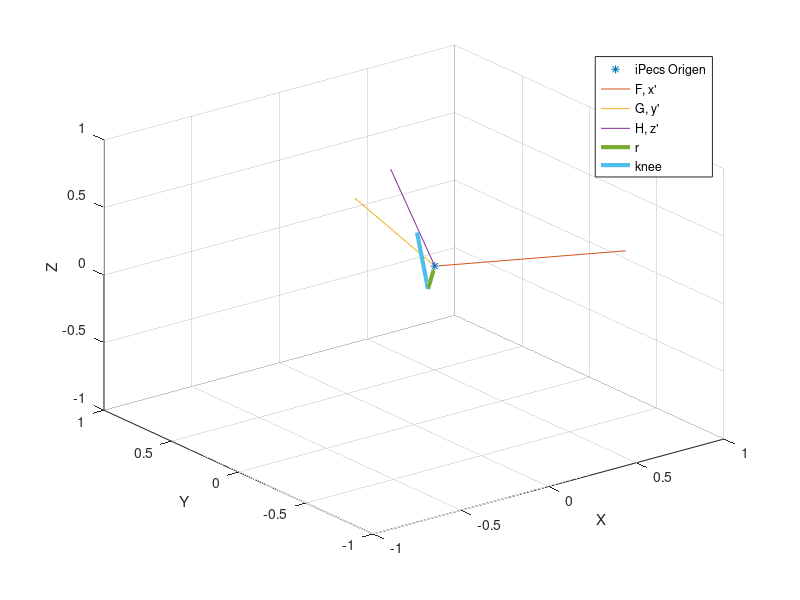

The MATLAB script that drew this image:

load visual3d_latest.mat
shankAngle_all = shkang{1,1}(:,1);
RSK2_all = RSK2{1,1}(:,1:3);
RSK3_all = RSK3{1,1}(:,1:3);
RSK4_all = RSK4{1,1}(:,1:3);
rKnee_all = RKNEE{1,1}(:,1:3);
vsf_ankle_all = VSF_RANKLE{1,1}(:,1:3);

frames = randi([410 870], 1, 100);
A = cell(length(frames),1);
r = zeros(length(frames),3);

for i= 1: length(frames)
    fN = frames(i); %frame number
    %fN = 781
    shankframe_origen = [vsf_ankle_all(fN,:)];
    knee = rKnee_all(fN,:);

    rsk4 = RSK4_all(fN,:)
    rsk3 = RSK3_all(fN,:)
    rsk2 = RSK2_all(fN,:)
    
    % Find iPecs center
    % Midpoint b/w RSK3 and RSK4
    mp1 = (rsk3 + rsk4)/2
    iPecsMid = (mp1 + rsk2)/2

    v_4to2 = rsk2 - rsk4;
    v_4to2 = v_4to2/norm(v_4to2);
    v_4to3 = rsk3 - rsk4;
    v_4to3 = v_4to3/norm(v_4to3);

    u_firstN = cross(v_4to3, v_4to2);
    u_firstN = u_firstN / norm(u_firstN);

    u_secondN = cross(v_4to3, u_firstN);
    u_secondN = u_secondN / norm(u_secondN);

    ucheck1 = dot(v_4to3, u_firstN);
    ucheck2 = dot(u_firstN, u_secondN);
    ucheck3 = dot(v_4to3, u_secondN);

    F = u_secondN;
    G = v_4to3;
    H = u_firstN;
    r(i,:) = iPecsMid - shankframe_origen;

    A(i,:) = {[F.',G.',H.']};
    %identity = A.'*A;
end

%stdDev = cell(length(frames),1);
%rows are column wise
AinCols = zeros(length(frames), 9);
counter = 1;
for i= 1: length(frames)
    for j = 1:9
        curr = A{i}(j);
        AinCols(counter, j) = curr;
    end
    counter = counter + 1;
end

rAverage = mean(r)
rstdDev = std(r)
AAverage = mean(AinCols);
AAverage = reshape(AAverage, [3,3])
AstdDev = std(AinCols);
AstdDev = reshape(AstdDev, [3,3])

figure 
plot3(rsk4(1), rsk4(2), rsk4(3), '*')
hold on
plot3([rsk4(1) F(1)], [rsk4(2) F(2)], [rsk4(3) F(3)])
plot3([rsk4(1) G(1)], [rsk4(2) G(2)], [rsk4(3) G(3)])
plot3([rsk4(1) H(1)], [rsk4(2) H(2)], [rsk4(3) H(3)])
plot3([shankframe_origen(1) rsk4(1)], [shankframe_origen(2) rsk4(2)], [shankframe_origen(3) rsk4(3)],...
    'LineWidth',3)
plot3([shankframe_origen(1) knee(1)], [shankframe_origen(2) knee(2)], [shankframe_origen(3) knee(3)],...
    'LineWidth',3)
xlim([-1 1]);
ylim([-1 1]);
zlim([-1 1]);
legend('iPecs Origen',"F, x' ", "G, y'", "H, z'", 'r', 'knee');
grid on
xlabel('X')
ylabel('Y')
zlabel('Z')
hold off

% figure
% plot3(rsk2(1), rsk2(2), rsk2(3), 'o')
% hold on
% plot3(rsk3(1), rsk3(2), rsk3(3), 'o')
% plot3(rsk4(1), rsk4(2), rsk4(3), 'o')
% plot3(u_firstN(1), u_firstN(2), u_firstN(3), '*')
% plot3(u_secondN(1), u_secondN(2), u_secondN(3), '*')
% plot3([rsk4(1) u_firstN(1)], [rsk4(2) u_firstN(2)], [rsk4(3) u_firstN(3)])
% plot3([rsk4(1) u_secondN(1)], [rsk4(2) u_secondN(2)], [rsk4(3) u_secondN(3)])
% plot3([rsk4(1) rsk3(1)], [rsk4(2) rsk3(2)], [rsk4(3) rsk3(3)])
% legend('RSK2', 'RSK3', 'RSK4', '1', '2','firstN', 'secondN');
% grid on
% xlabel('X')
% ylabel('Y')
% zlabel('Z')

